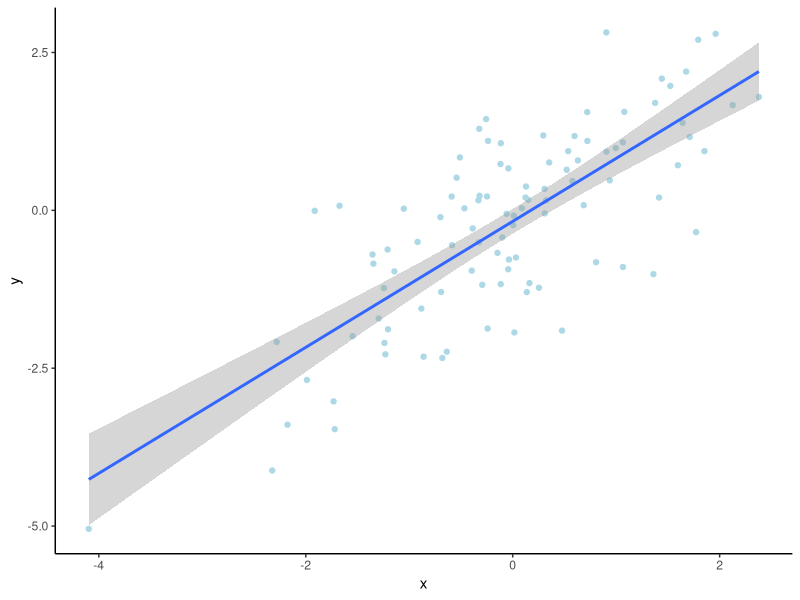
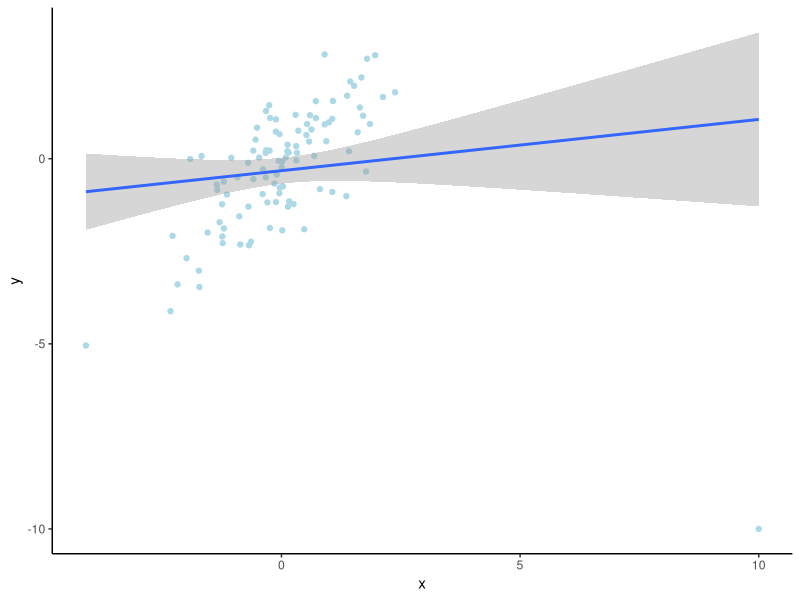

Write R code to recreate these figures, in order.
# VHB QEAR 20 - Joachim Gassen
# See LICENSE File for details

# This is a small simulation to show the effect of outliers on OLS

library(tidyverse)

set.seed(1904)

smp <- tibble(
  x = rnorm(100),
  y = x + rnorm(100) 
)

ggplot(smp, aes(x = x, y = y)) + 
  geom_point(color = "lightblue") +
  geom_smooth(method = "lm") +
  theme_classic()

smp2 <- rbind(smp, c(10, -10))

ggplot(smp2, aes(x = x, y = y)) + 
  geom_point(color = "lightblue") +
  geom_smooth(method = "lm") +
  theme_classic()
